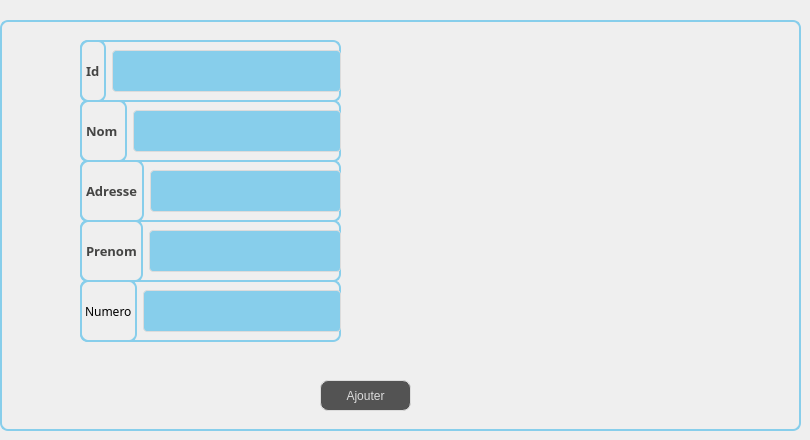
      <widget class="QWidget" name="tab_11">
       <attribute name="title">
        <string>Ajouter Client</string>
       </attribute>
       <widget class="QGroupBox" name="groupBox_4">
        <property name="geometry">
         <rect>
          <x>0</x>
          <y>20</y>
          <width>801</width>
          <height>411</height>
         </rect>
        </property>
        <property name="styleSheet">
         <string notr="true">border: 2px solid #87CEEB;
border-radius: 8px;

</string>
        </property>
        <property name="title">
         <string/>
        </property>
        <widget class="QPushButton" name="BAmenu">
         <property name="geometry">
          <rect>
           <x>320</x>
           <y>360</y>
           <width>91</width>
           <height>31</height>
          </rect>
         </property>
         <property name="styleSheet">
          <string notr="true">QPushButton {
color: #dcdcdc;
background:#535353;
border: none;

border: 1px solid #DCDCDC;
border-radius: 8px;
}
QPushButton:hover {
color:#fff;
background:#FF5733;
border: none;
}</string>
         </property>
         <property name="text">
          <string>Ajouter</string>
         </property>
        </widget>
        <widget class="QWidget" name="layoutWidget_12">
         <property name="geometry">
          <rect>
           <x>80</x>
           <y>260</y>
           <width>261</width>
           <height>62</height>
          </rect>
         </property>
         <layout class="QHBoxLayout" name="horizontalLayout">
          <item>
           <widget class="QLabel" name="label_51">
            <property name="font">
             <font>
              <family>Segoe Print</family>
             </font>
            </property>
            <property name="text">
             <string>Numero</string>
            </property>
           </widget>
          </item>
          <item>
           <widget class="QLineEdit" name="linemenu5">
            <property name="styleSheet">
             <string notr="true">
QLineEdit {
  width: 100%;
  padding: 12px 20px;
  margin: 8px 0;
  display: inline-block;
  border: 1px solid #dcdcdc;
  border-radius: 4px;
  box-sizing: border-box;
  background: #87CEEB;
  color: #FFFFFF;
}</string>
            </property>
           </widget>
          </item>
         </layout>
        </widget>
        <widget class="QWidget" name="layoutWidget_13">
         <property name="geometry">
          <rect>
           <x>80</x>
           <y>140</y>
           <width>261</width>
           <height>62</height>
          </rect>
         </property>
         <layout class="QHBoxLayout" name="horizontalLayout_2">
          <item>
           <widget class="QLabel" name="label_41">
            <property name="font">
             <font>
              <family>Segoe Print</family>
              <pointsize>-1</pointsize>
              <weight>75</weight>
              <bold>true</bold>
             </font>
            </property>
            <property name="styleSheet">
             <string notr="true">background-color: transparent;
	color: #454544;
	font-weight: bold;
	font-size: 13px;</string>
            </property>
            <property name="text">
             <string>Adresse</string>
            </property>
           </widget>
          </item>
          <item>
           <widget class="QLineEdit" name="linemenu4">
            <property name="styleSheet">
             <string notr="true">
QLineEdit {
  width: 100%;
  padding: 12px 20px;
  margin: 8px 0;
  display: inline-block;
  border: 1px solid #dcdcdc;
  border-radius: 4px;
  box-sizing: border-box;
  background: #87CEEB;
  color: #FFFFFF;
}</string>
            </property>
           </widget>
          </item>
         </layout>
        </widget>
        <widget class="QWidget" name="layoutWidget_14">
         <property name="geometry">
          <rect>
           <x>80</x>
           <y>200</y>
           <width>261</width>
           <height>62</height>
          </rect>
         </property>
         <layout class="QHBoxLayout" name="horizontalLayout_3">
          <item>
           <widget class="QLabel" name="label_40">
            <property name="font">
             <font>
              <family>Segoe Print</family>
              <pointsize>-1</pointsize>
              <weight>75</weight>
              <bold>true</bold>
             </font>
            </property>
            <property name="styleSheet">
             <string notr="true">background-color: transparent;
	color: #454544;
	font-weight: bold;
	font-size: 13px;</string>
            </property>
            <property name="text">
             <string>Prenom</string>
            </property>
           </widget>
          </item>
          <item>
           <widget class="QLineEdit" name="linemenu3">
            <property name="styleSheet">
             <string notr="true">
QLineEdit {
  width: 100%;
  padding: 12px 20px;
  margin: 8px 0;
  display: inline-block;
  border: 1px solid #dcdcdc;
  border-radius: 4px;
  box-sizing: border-box;
  background: #87CEEB;
  color: #FFFFFF;
}</string>
            </property>
           </widget>
          </item>
         </layout>
        </widget>
        <widget class="QWidget" name="layoutWidget_15">
         <property name="geometry">
          <rect>
           <x>80</x>
           <y>80</y>
           <width>261</width>
           <height>62</height>
          </rect>
         </property>
         <layout class="QHBoxLayout" name="horizontalLayout_4">
          <item>
           <widget class="QLabel" name="label_38">
            <property name="font">
             <font>
              <family>Segoe Print</family>
              <pointsize>-1</pointsize>
              <weight>75</weight>
              <bold>true</bold>
             </font>
            </property>
            <property name="styleSheet">
             <string notr="true">background-color: transparent;
	color: #454544;
	font-weight: bold;
	font-size: 13px;</string>
            </property>
            <property name="text">
             <string>Nom </string>
            </property>
           </widget>
          </item>
          <item>
           <widget class="QLineEdit" name="linemenu2">
            <property name="styleSheet">
             <string notr="true">
QLineEdit {
  width: 100%;
  padding: 12px 20px;
  margin: 8px 0;
  display: inline-block;
  border: 1px solid #dcdcdc;
  border-radius: 4px;
  box-sizing: border-box;
  background: #87CEEB;
  color: #FFFFFF;
}</string>
            </property>
           </widget>
          </item>
         </layout>
        </widget>
        <widget class="QWidget" name="layoutWidget_16">
         <property name="geometry">
          <rect>
           <x>80</x>
           <y>20</y>
           <width>261</width>
           <height>62</height>
          </rect>
         </property>
         <layout class="QHBoxLayout" name="horizontalLayout_5">
          <item>
           <widget class="QLabel" name="label_32">
            <property name="font">
             <font>
              <family>Segoe Print</family>
              <pointsize>-1</pointsize>
              <weight>75</weight>
              <bold>true</bold>
             </font>
            </property>
            <property name="styleSheet">
             <string notr="true">background-color: transparent;
	color: #454544;
	font-weight: bold;
	font-size: 13px;</string>
            </property>
            <property name="text">
             <string>Id</string>
            </property>
           </widget>
          </item>
          <item>
           <widget class="QLineEdit" name="linemenu1">
            <property name="styleSheet">
             <string notr="true">
QLineEdit {
  width: 100%;
  padding: 12px 20px;
  margin: 8px 0;
  display: inline-block;
  border: 1px solid #dcdcdc;
  border-radius: 4px;
  box-sizing: border-box;
  background: #87CEEB;
  color: #FFFFFF;
}</string>
            </property>
           </widget>
          </item>
         </layout>
        </widget>
       </widget>
      </widget>
